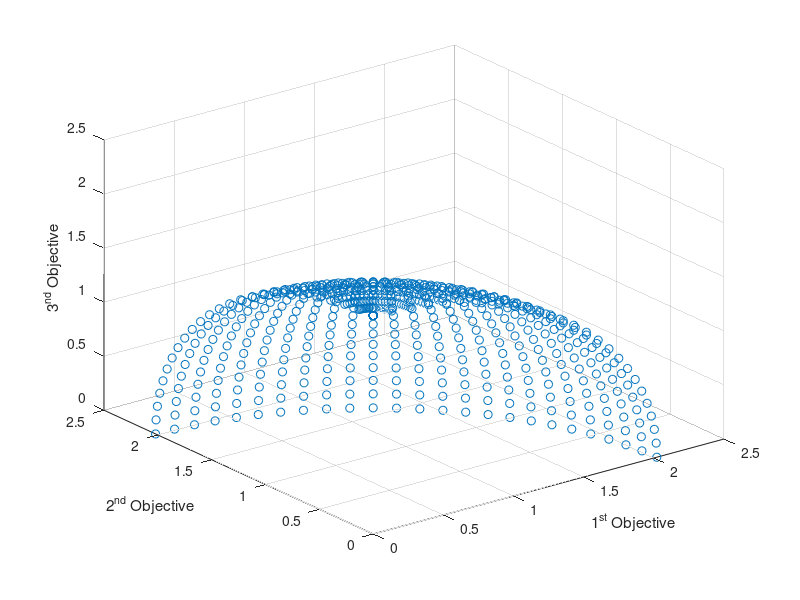

The MATLAB source for this figure:
load('MMF15_a.mat');

scatter3(PF(:, 1), PF(:, 2),PF(:,3),'k.');

xlabel('1^{st} Objective');
ylabel('2^{nd} Objective');
zlabel('3^{nd} Objective');